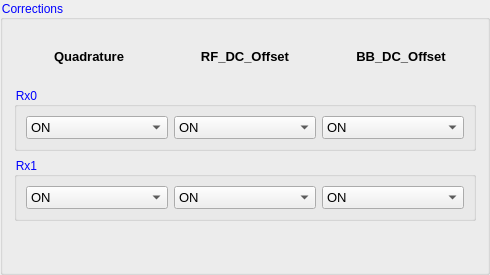
           <widget class="QGroupBox" name="RxCorrections">
            <property name="styleSheet">
             <string notr="true">QGroupBox::title {
    color: blue;
}</string>
            </property>
            <property name="title">
             <string>Corrections</string>
            </property>
            <layout class="QGridLayout" name="gridLayout_24">
             <item row="0" column="0">
              <layout class="QVBoxLayout" name="verticalLayout_12">
               <item>
                <layout class="QHBoxLayout" name="horizontalLayout_31">
                 <item>
                  <widget class="QLabel" name="label_24">
                   <property name="minimumSize">
                    <size>
                     <width>150</width>
                     <height>50</height>
                    </size>
                   </property>
                   <property name="maximumSize">
                    <size>
                     <width>100</width>
                     <height>50</height>
                    </size>
                   </property>
                   <property name="font">
                    <font>
                     <family>MS Shell Dlg 2</family>
                     <pointsize>10</pointsize>
                     <weight>75</weight>
                     <bold>true</bold>
                    </font>
                   </property>
                   <property name="text">
                    <string>Quadrature</string>
                   </property>
                   <property name="alignment">
                    <set>Qt::AlignCenter</set>
                   </property>
                  </widget>
                 </item>
                 <item>
                  <widget class="QLabel" name="label_23">
                   <property name="minimumSize">
                    <size>
                     <width>150</width>
                     <height>50</height>
                    </size>
                   </property>
                   <property name="maximumSize">
                    <size>
                     <width>100</width>
                     <height>50</height>
                    </size>
                   </property>
                   <property name="font">
                    <font>
                     <family>MS Shell Dlg 2</family>
                     <pointsize>10</pointsize>
                     <weight>75</weight>
                     <bold>true</bold>
                    </font>
                   </property>
                   <property name="text">
                    <string>RF_DC_Offset</string>
                   </property>
                   <property name="alignment">
                    <set>Qt::AlignCenter</set>
                   </property>
                  </widget>
                 </item>
                 <item>
                  <widget class="QLabel" name="label_3">
                   <property name="minimumSize">
                    <size>
                     <width>150</width>
                     <height>50</height>
                    </size>
                   </property>
                   <property name="maximumSize">
                    <size>
                     <width>100</width>
                     <height>50</height>
                    </size>
                   </property>
                   <property name="font">
                    <font>
                     <family>MS Shell Dlg 2</family>
                     <pointsize>10</pointsize>
                     <weight>75</weight>
                     <bold>true</bold>
                    </font>
                   </property>
                   <property name="text">
                    <string>BB_DC_Offset</string>
                   </property>
                   <property name="alignment">
                    <set>Qt::AlignCenter</set>
                   </property>
                  </widget>
                 </item>
                </layout>
               </item>
               <item>
                <widget class="QGroupBox" name="groupBox_8">
                 <property name="title">
                  <string>Rx0</string>
                 </property>
                 <layout class="QVBoxLayout" name="verticalLayout_11">
                  <item>
                   <layout class="QVBoxLayout" name="verticalLayout_10">
                    <item>
                     <layout class="QHBoxLayout" name="horizontalLayout_29">
                      <item>
                       <widget class="QComboBox" name="QuadratureRx1">
                        <property name="font">
                         <font>
                          <pointsize>10</pointsize>
                         </font>
                        </property>
                        <property name="currentIndex">
                         <number>0</number>
                        </property>
                        <item>
                         <property name="text">
                          <string>ON</string>
                         </property>
                        </item>
                        <item>
                         <property name="text">
                          <string>OFF</string>
                         </property>
                        </item>
                       </widget>
                      </item>
                      <item>
                       <widget class="QComboBox" name="RF_DC_OffsetRx1">
                        <property name="font">
                         <font>
                          <pointsize>10</pointsize>
                         </font>
                        </property>
                        <property name="currentIndex">
                         <number>0</number>
                        </property>
                        <item>
                         <property name="text">
                          <string>ON</string>
                         </property>
                        </item>
                        <item>
                         <property name="text">
                          <string>OFF</string>
                         </property>
                        </item>
                       </widget>
                      </item>
                      <item>
                       <widget class="QComboBox" name="BB_DC_OffsetRx1">
                        <property name="font">
                         <font>
                          <pointsize>10</pointsize>
                         </font>
                        </property>
                        <property name="currentIndex">
                         <number>0</number>
                        </property>
                        <item>
                         <property name="text">
                          <string>ON</string>
                         </property>
                        </item>
                        <item>
                         <property name="text">
                          <string>OFF</string>
                         </property>
                        </item>
                       </widget>
                      </item>
                     </layout>
                    </item>
                   </layout>
                  </item>
                 </layout>
                </widget>
               </item>
               <item>
                <widget class="QGroupBox" name="groupBox_9">
                 <property name="title">
                  <string>Rx1</string>
                 </property>
                 <layout class="QVBoxLayout" name="verticalLayout_14">
                  <item>
                   <layout class="QVBoxLayout" name="verticalLayout_13">
                    <item>
                     <layout class="QHBoxLayout" name="horizontalLayout_30">
                      <item>
                       <widget class="QComboBox" name="QuadratureRx2">
                        <property name="font">
                         <font>
                          <pointsize>10</pointsize>
                         </font>
                        </property>
                        <property name="currentIndex">
                         <number>0</number>
                        </property>
                        <item>
                         <property name="text">
                          <string>ON</string>
                         </property>
                        </item>
                        <item>
                         <property name="text">
                          <string>OFF</string>
                         </property>
                        </item>
                       </widget>
                      </item>
                      <item>
                       <widget class="QComboBox" name="RF_DC_OffsetRx2">
                        <property name="font">
                         <font>
                          <pointsize>10</pointsize>
                         </font>
                        </property>
                        <property name="currentIndex">
                         <number>0</number>
                        </property>
                        <item>
                         <property name="text">
                          <string>ON</string>
                         </property>
                        </item>
                        <item>
                         <property name="text">
                          <string>OFF</string>
                         </property>
                        </item>
                       </widget>
                      </item>
                      <item>
                       <widget class="QComboBox" name="BB_DC_OffsetRx2">
                        <property name="font">
                         <font>
                          <pointsize>10</pointsize>
                         </font>
                        </property>
                        <property name="currentIndex">
                         <number>0</number>
                        </property>
                        <item>
                         <property name="text">
                          <string>ON</string>
                         </property>
                        </item>
                        <item>
                         <property name="text">
                          <string>OFF</string>
                         </property>
                        </item>
                       </widget>
                      </item>
                     </layout>
                    </item>
                   </layout>
                  </item>
                 </layout>
                </widget>
               </item>
              </layout>
             </item>
             <item row="1" column="0">
              <spacer name="verticalSpacer_12">
               <property name="orientation">
                <enum>Qt::Vertical</enum>
               </property>
               <property name="sizeHint" stdset="0">
                <size>
                 <width>20</width>
                 <height>40</height>
                </size>
               </property>
              </spacer>
             </item>
            </layout>
           </widget>
